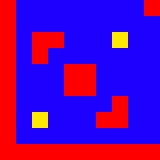

Rendered tile map (Tiled .tmx) drawn with the repository's tilesets; below, a short description and the full map source, tile grids included:
An orthogonal 10x10 tile map with 16x16 px tiles, 1 tile layer (Tile Layer 1).

<map version="1.0" orientation="orthogonal" width="10" height="10" tilewidth="16" tileheight="16">
 <tileset firstgid="1" name="bd2_Tileset_1" tilewidth="16" tileheight="16" spacing="2">
  <image source="bd2_Tileset_1.png" width="360" height="360" />
 </tileset>
 <layer name="Tile Layer 1" width="10" height="10">
  <data>
   <tile gid="1" />
   <tile gid="2" />
   <tile gid="2" />
   <tile gid="2" />
   <tile gid="2" />
   <tile gid="2" />
   <tile gid="2" />
   <tile gid="2" />
   <tile gid="2" />
   <tile gid="1" />
   <tile gid="1" />
   <tile gid="2" />
   <tile gid="2" />
   <tile gid="2" />
   <tile gid="2" />
   <tile gid="2" />
   <tile gid="2" />
   <tile gid="2" />
   <tile gid="2" />
   <tile gid="2" />
   <tile gid="1" />
   <tile gid="2" />
   <tile gid="1" />
   <tile gid="1" />
   <tile gid="2" />
   <tile gid="2" />
   <tile gid="2" />
   <tile gid="3" />
   <tile gid="2" />
   <tile gid="2" />
   <tile gid="1" />
   <tile gid="2" />
   <tile gid="1" />
   <tile gid="2" />
   <tile gid="2" />
   <tile gid="2" />
   <tile gid="2" />
   <tile gid="2" />
   <tile gid="2" />
   <tile gid="2" />
   <tile gid="1" />
   <tile gid="2" />
   <tile gid="2" />
   <tile gid="2" />
   <tile gid="1" />
   <tile gid="1" />
   <tile gid="2" />
   <tile gid="2" />
   <tile gid="2" />
   <tile gid="2" />
   <tile gid="1" />
   <tile gid="2" />
   <tile gid="2" />
   <tile gid="2" />
   <tile gid="1" />
   <tile gid="1" />
   <tile gid="2" />
   <tile gid="2" />
   <tile gid="2" />
   <tile gid="2" />
   <tile gid="1" />
   <tile gid="2" />
   <tile gid="2" />
   <tile gid="2" />
   <tile gid="2" />
   <tile gid="2" />
   <tile gid="2" />
   <tile gid="1" />
   <tile gid="2" />
   <tile gid="2" />
   <tile gid="1" />
   <tile gid="2" />
   <tile gid="3" />
   <tile gid="2" />
   <tile gid="2" />
   <tile gid="2" />
   <tile gid="1" />
   <tile gid="1" />
   <tile gid="2" />
   <tile gid="2" />
   <tile gid="1" />
   <tile gid="2" />
   <tile gid="2" />
   <tile gid="2" />
   <tile gid="2" />
   <tile gid="2" />
   <tile gid="2" />
   <tile gid="2" />
   <tile gid="2" />
   <tile gid="2" />
   <tile gid="1" />
   <tile gid="1" />
   <tile gid="1" />
   <tile gid="1" />
   <tile gid="1" />
   <tile gid="1" />
   <tile gid="1" />
   <tile gid="1" />
   <tile gid="1" />
   <tile gid="1" />
  </data>
 </layer>
</map>